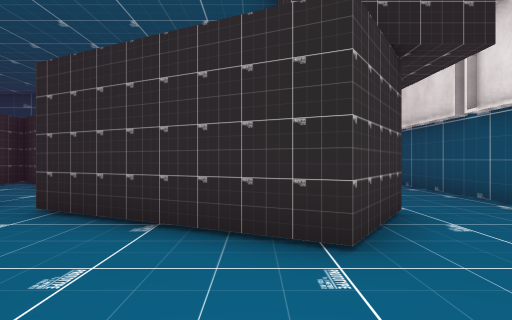
View 1 (above)

23 first-person views from a walk through a scene from a Unity 3-D project. The camera is 1.4 m above the floor, looks level and sees 70° across. The floor is counted in squares, 2 m on a side. Each view is taken from the middle of a square. On the plan, view 1 faces up. The plan holds only what a view shows up to about 11 squares ahead; the rest is blank. The place goes on beyond the plan. The player is left out. Some animated figures are left out. Some surface patterns are stand-ins.

View 2
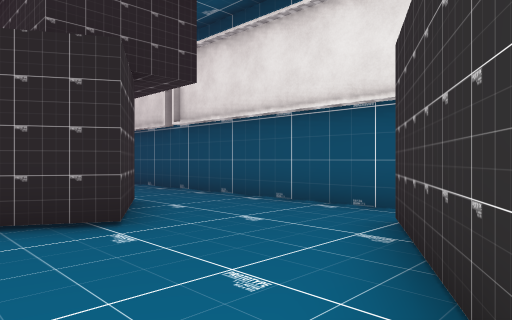

View 3
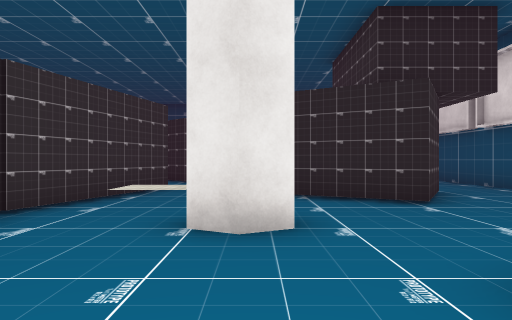

View 4
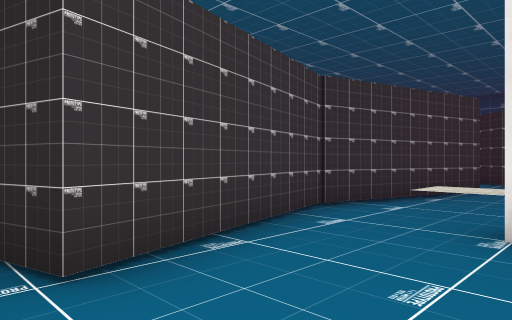

View 5
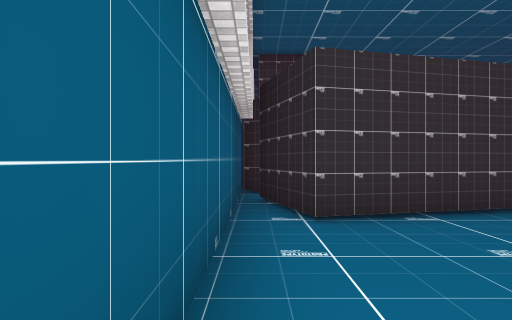

View 6
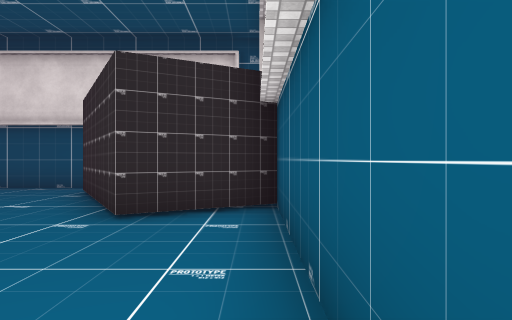

View 7
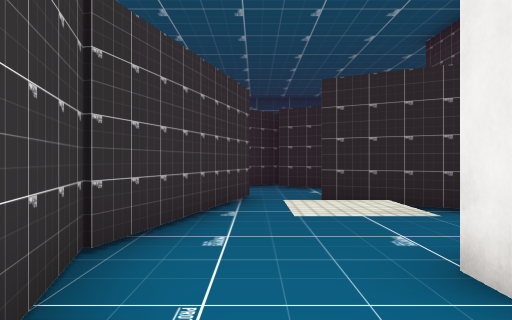

View 8
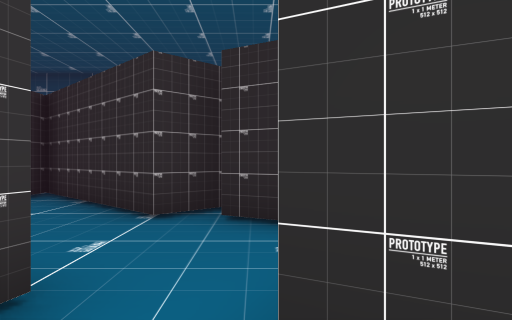

View 9
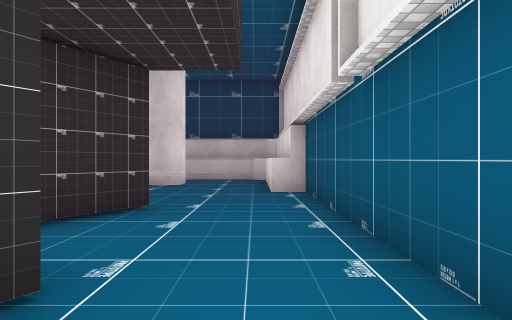

View 10
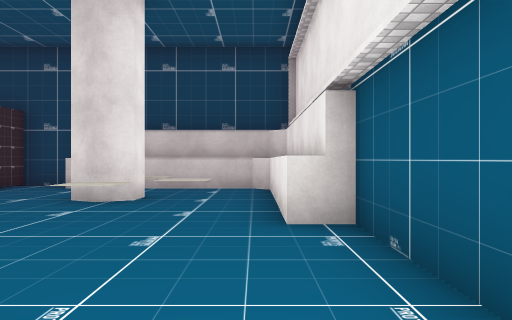

View 11
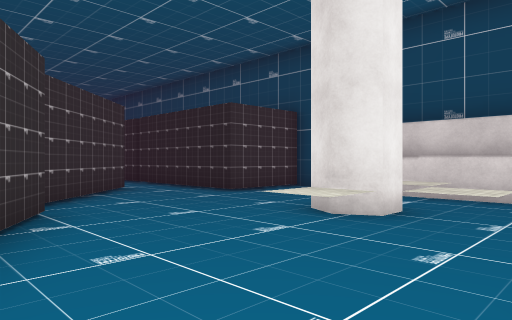

View 12
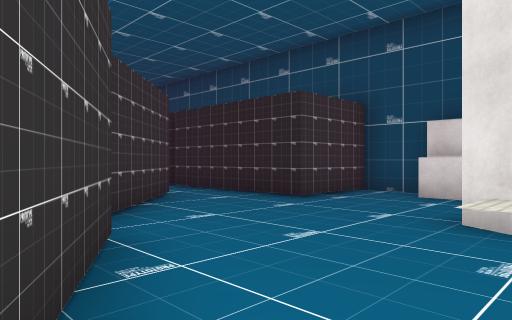

View 13
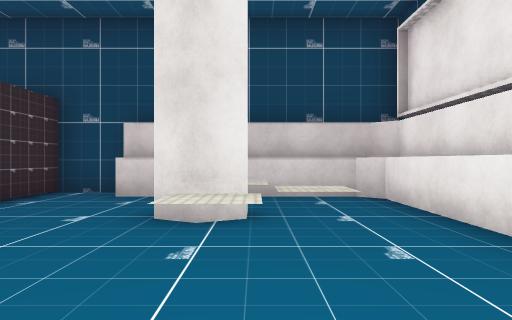

View 14
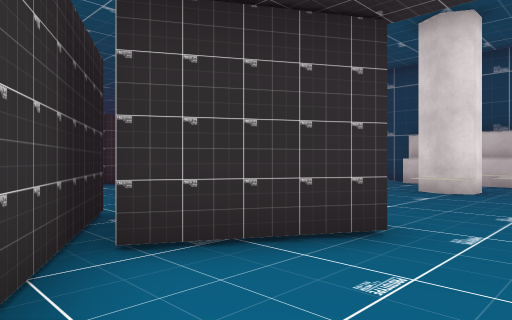

View 15
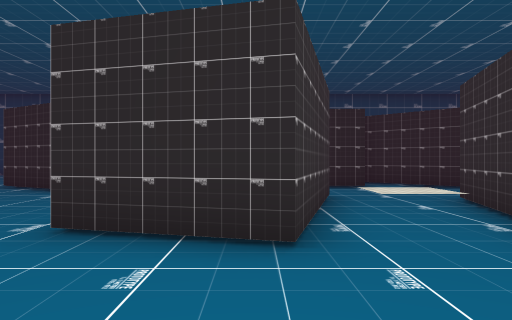

View 16
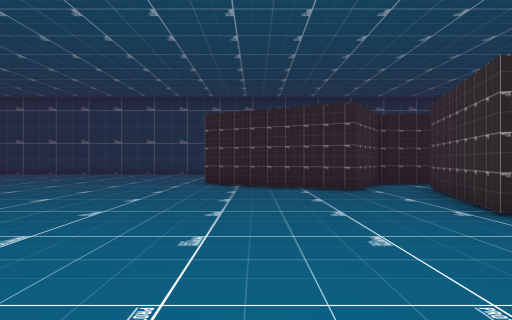

View 17
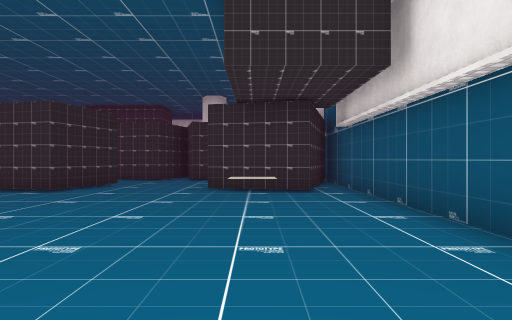

View 18
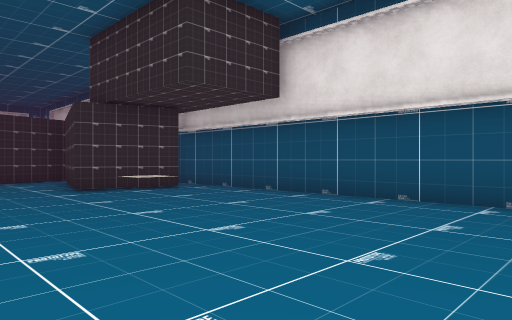

View 19
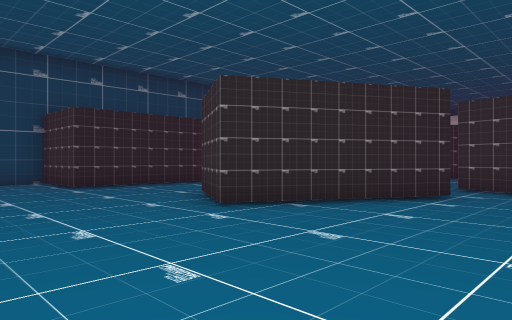

View 20
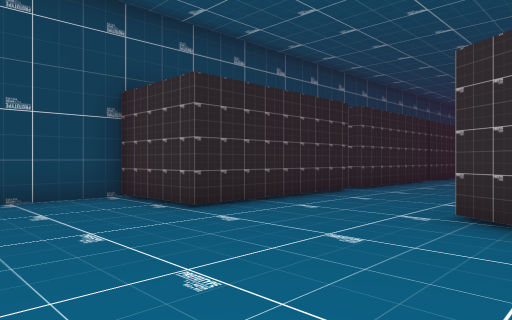

View 21
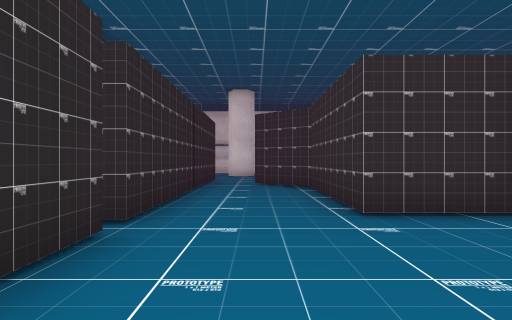

View 22
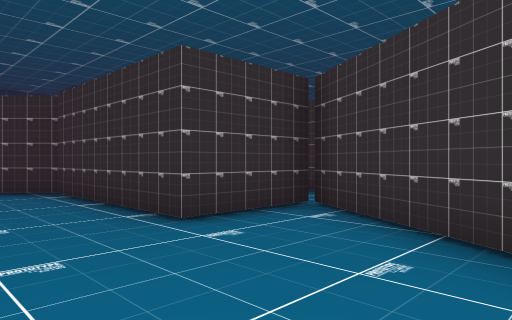

View 23
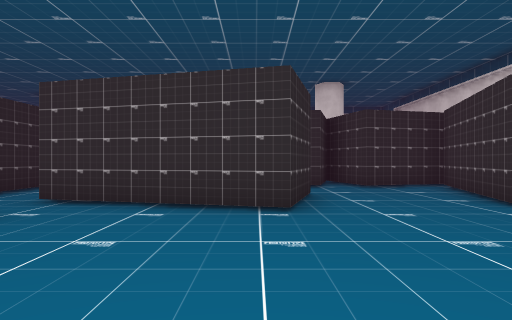

### Floor plan
Key: @ floor where view 1 was taken; # wall or solid block; . floor; ^ raised ledge.
Columns run from 21 left of view 1 to 4 right of it. Each row starts with its distance up from view 1.
 17   ####           ########
 16   ...#           #..^^^^^#
 15   ...#############....^..#
 14   ................... ^^.#
 13  ..............#.....#^^.#
 12  ..............##.....^..#
 11   ....#...########.......#
 10 .....####.####.#####.....#
  9 .....######.....######...#
  8 .......##.........#####..#
  7 ..........###.......##...#
  6  .........###..##..###...#
  5  .........###..##..####..#
  4   ........##.^###...###..#
  3  . ........#..###.....#..#
  2   .............#..^......#
  1  .............###.##.....#
  0  .........#...###....@.###
 -1  .......^.#######....###
 -2   .......##### ##....##
 -3   ..........#  #......#
 -4   ###########  ########

Where each view was taken, in squares from view 1:
view 1: 0 up, 0 right, facing up
view 2: 1 down, 1 left, facing up-right
view 3: 3 down, 2 left, facing up
view 4: 3 down, 2 left, facing up-left
view 5: 3 down, 0 right, facing left
view 6: 3 down, 5 left, facing right
view 7: 1 down, 4 left, facing up
view 8: 4 up, 3 left, facing up
view 9: 3 up, 3 right, facing up
view 10: 7 up, 3 right, facing up
view 11: 9 up, 3 right, facing up-left
view 12: 9 up, 1 right, facing up-left
view 13: 9 up, 1 right, facing up
view 14: 5 up, 3 right, facing up-left
view 15: 0 up, 10 left, facing up
view 16: 1 down, 15 left, facing up
view 17: 1 down, 20 left, facing right
view 18: 3 up, 20 left, facing down-right
view 19: 5 up, 20 left, facing up-right
view 20: 10 up, 20 left, facing up-right
view 21: 13 up, 16 left, facing right
view 22: 14 up, 15 left, facing down-right
view 23: 4 up, 17 left, facing right
